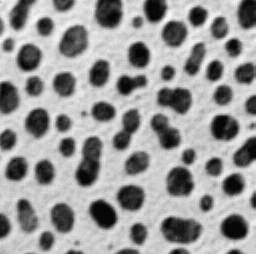
#> input picture Beatriz/blobs.tif, 256 x 254 px, found by its file name
$ jupyter execute --allow-errors ImageAnalysis.ipynb
#> lines starting #> are read from the running program, lines starting #| are printed output that depends on the picture; after the words box and inside, x2 and y2 are one past the last pixel; in counts of white or black regions, pixels touching at a corner belong together
[cell 1]
import numpy as np
import matplotlib.pyplot as plt
from matplotlib.colors import LinearSegmentedColormap
import pandas as pd

[cell 2]
from skimage import data, io, filters, viewer, measure
#from scipy import constants
#from PIL import Image
from skimage.segmentation import clear_border as clear_border
from skimage.measure import label,regionprops

from scipy.ndimage import center_of_mass

[cell 3]
img1 = io.imread('blobs.tif', plugin="tifffile")
#> img1 is the input picture: shape (254, 256); min 8, max 248, mean 103.3
img2 = io.imread('FluorescentCells.tif', plugin="tifffile")
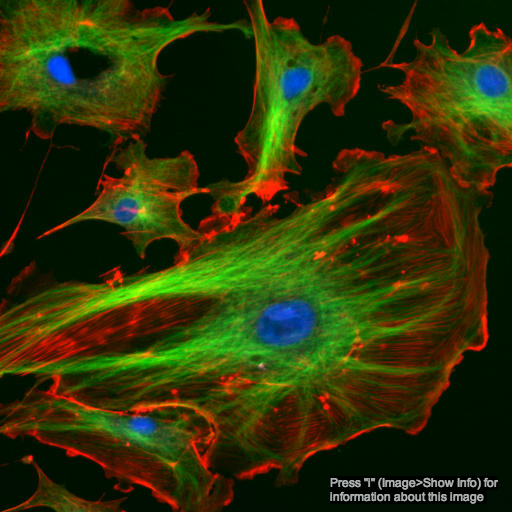
#> input picture Beatriz/FluorescentCells.tif, 512 x 512 px, found by its file name
#> img2 is the input picture: shape (512, 512, 3); mean R, G, B 46.4, 51.1, 7.6
img3 = io.imread('FluorescentCells (2).tif', plugin="tifffile")
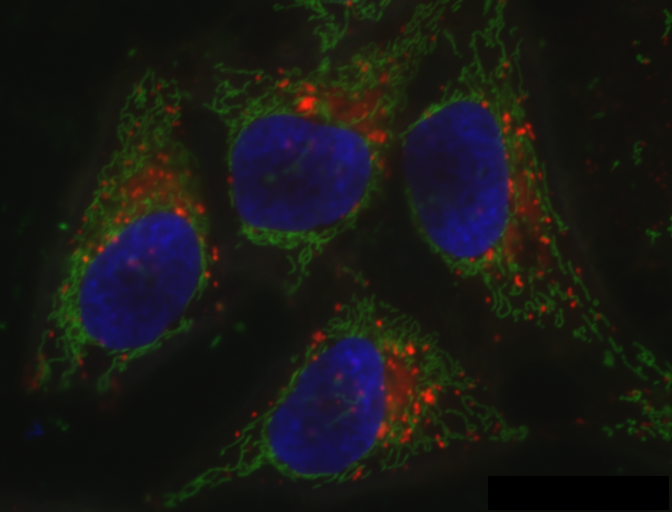
#> input picture Beatriz/FluorescentCells (2).tif, 672 x 512 px, found by its file name
#> img3 is the input picture: shape (512, 672, 3) uint16; mean R, G, B 393.1, 393.3, 357.4

[cell 4]
plt.imshow(img1)

[cell 5]
img2_transpose = np.transpose(img2)

[cell 6]
red = [(0, 0, 0), (1,0,0)]
green= [(0, 0, 0), (0,1,0)]
blue = [(0, 0, 0), (0,0,1)]
yellow = [(0, 0, 0), (1,1,0) ]
magenta = [(0, 0, 0), (1,0,1)]
cyan = [(0, 0, 0), (0,1,1)]
lut_red = LinearSegmentedColormap.from_list("Custom", red, N=256)
lut_green = LinearSegmentedColormap.from_list("Custom", green, N=256)
lut_blue = LinearSegmentedColormap.from_list("Custom", blue, N=256)
lut_cyan = LinearSegmentedColormap.from_list("Custom", cyan, N=256)
lut_magenta = LinearSegmentedColormap.from_list("Custom", magenta, N=256)
lut_yellow = LinearSegmentedColormap.from_list("Custom", yellow, N=256)

[cell 7]
fig, axs = plt.subplots(3)
fig.suptitle('Different channels')
axs[0].imshow(img2_transpose[0], cmap=lut_red)
axs[1].imshow(img2_transpose[1],cmap=lut_green)
axs[2].imshow(img2_transpose[2],cmap=lut_cyan)

[cell 8]
#name of images as the channel
#ch1=img2_transpose[0]
#ch2=img2_transpose[1]
#ch3=img2_transpose[2]

#making arrays with np
ch1array=np.array(img2_transpose[0])
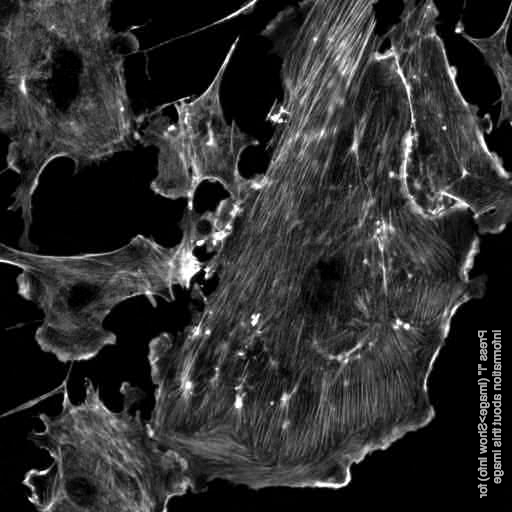
#> ch1array: shape (512, 512); min 0, max 255, mean 46.4
ch2array=np.array(img2_transpose[1])
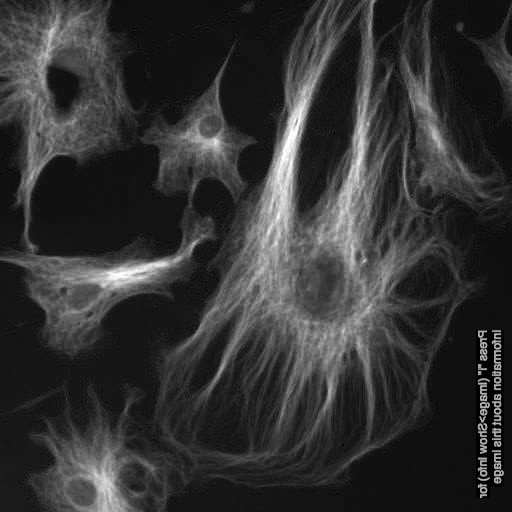
#> ch2array: shape (512, 512); min 0, max 255, mean 51.1
ch3array=np.array(img2_transpose[2])
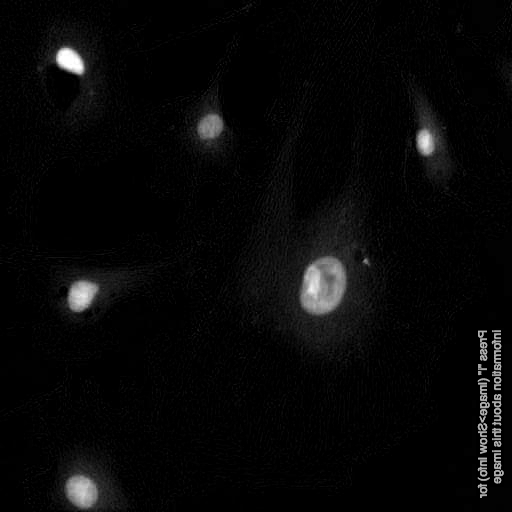
#> ch3array: shape (512, 512); min 0, max 255, mean 7.6

[cell 9]
img2_transpose.shape
#> Out = (3, 512, 512)

[cell 10]
mask=img2_transpose > 50

[cell 11]
fig, axs = plt.subplots(3)
axs[0].pcolormesh(mask[0])
axs[1].pcolormesh(mask[1])
axs[2].pcolormesh(mask[2])

plt.show()

[cell 12]
mask.shape
#> Out = (3, 512, 512)

[cell 13]
# remove objects connected to the border. Remove

mask = np.vectorize(clear_border, signature='(n,m)->(n,m)')(mask)

plt.pcolormesh(mask[2])

plt.show()

[cell 14]
##label the masked sections of code
mask_labeled = np.vectorize(label, signature='(n,m)->(n,m)')(mask)
plt.pcolormesh(mask_labeled[2])
plt.colorbar()
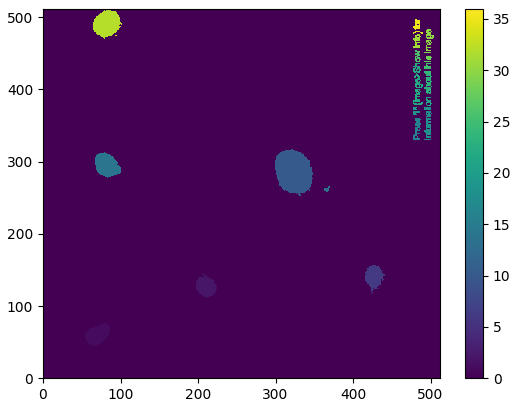
#> figure drawn by matplotlib, 2 panels

[cell 15]
#seperate the sections of channel 3
sl=mask_labeled[2]
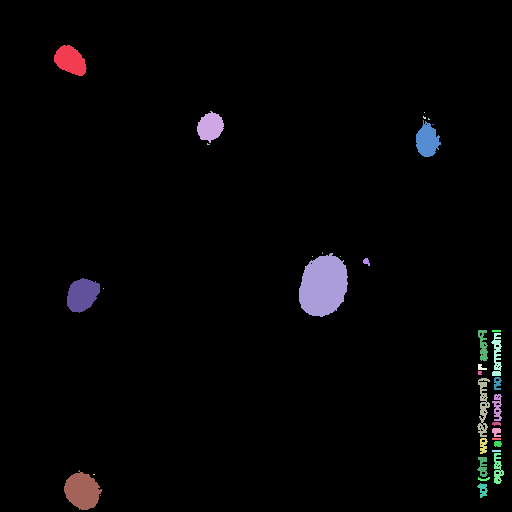
#> sl: shape (512, 512) int32; 37 distinct labels, from 0 to 36; one colour per label, 0 black
rps=regionprops(sl)
#> rps = 36 regions; largest, box (x1, y1, x2, y2) and area: (299, 253, 348, 317) 2379, (64, 470, 102, 510) 1030, (67, 278, 100, 313) 840, (54, 45, 87, 76) 693, (416, 120, 441, 157) 604
areas=[r.area for r in rps]
#> areas = 36 values, max 2379 at index 9, min 1 at index 2, mean 221.6
labels = label(mask[2], background=0) #remove background

[cell 16]
#sort the sections of the channel 3 from largest to smallest sections. This is to keep the largest sections.
idxs=np.argsort(areas)[::-1]
#> idxs = 36 values, max 35 at index 31, min 0 at index 3, mean 17.5
print(idxs)
#| [ 9 31 13  0  5  1 21 17 15 29 22 30 34 25 20 24 27 12 18 33 23 16 28 26
#|  19  3  7  4  6 32  8 35 11 10 14  2]

zero_sl=np.zeros_like(sl)
for i in idxs[:6]:  #add counting algorithm for # of sections!!!!!!!!!!!!!!!!!!!!!!!!!!!!!!!!!!!!!
    zero_sl[tuple(rps[i].coords.T)] = i+1
#> this loop made 6 passes
#> i on passes 1, 2, 3, 4, 6: 9, 31, 13, 0, 1
#> zero_sl: shape (512, 512) int32; 7 distinct labels, from 0 to 32

[cell 17]
np.unique(zero_sl)
#> Out = [0, 1, 2, 6, 10, 14, 32]

[cell 18]
zero_sl[zero_sl>0]=255
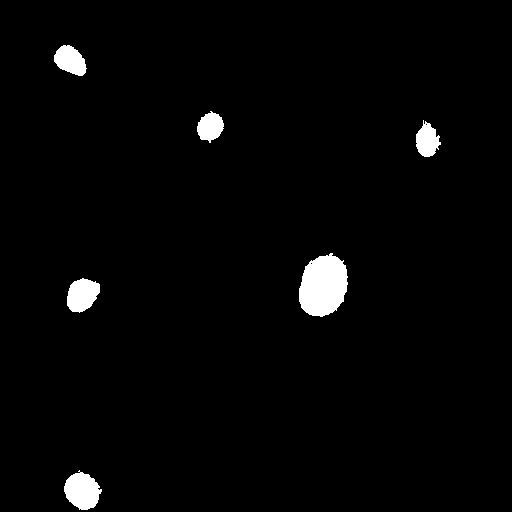
#> zero_sl: shape (512, 512) int32; 2.3% white; 6 white regions, box (x1, y1, x2, y2) and area: (299, 253, 348, 317) 2379, (64, 470, 102, 510) 1030, (67, 278, 100, 313) 840, (54, 45, 87, 76) 693, (416, 120, 441, 157) 604, (197, 111, 224, 143) 587
np.unique(zero_sl)
#> Out = [0, 255]

[cell 19]
plt.imshow(zero_sl)
plt.colorbar()
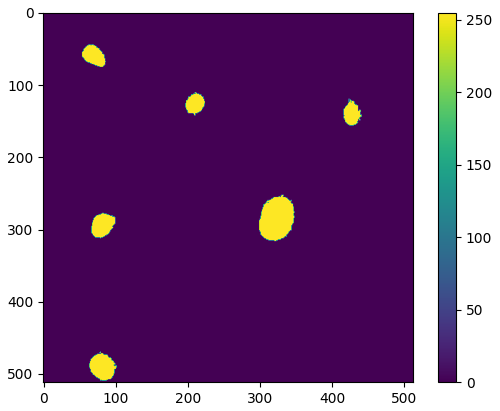
#> figure drawn by matplotlib, 2 panels

[cell 20]
zero_sl.shape
#> Out = (512, 512)

[cell 21]
center_of_mass(labels==6)[0] #Counted sections as 6
#> Out = 140.1

#> (a cell that did not finish here is left out)

[cell 23]
def masking (image):
    mask=image > 50 #set the pixel intensity to a minimum #
    mask = np.vectorize(clear_border, signature='(n,m)->(n,m)')(mask)
    ##label the masked sections of code
    mask_labeled = np.vectorize(label, signature='(n,m)->(n,m)')(mask)
    #seperate the sections of channel 3
    sl=mask_labeled
    rps=regionprops(sl)
#> rps = 349 regions
    areas=[r.area for r in rps]
#> areas = 349 values, max 5895 at index 22, min 1 at index 251, mean 65.53
    labels = label(mask, background=0) #remove background
    #sort the sections of the channel 3 from largest to smallest sections. This is to keep the largest sections.
    idxs=np.argsort(areas)[::-1]
#> idxs = 349 values, max 348 at index 332, min 0 at index 3, mean 174
    #print(idxs)
    zero_sl=np.zeros_like(sl)
    for i in idxs[:6]:  #add counting algorithm for # of sections!!!!!!!!!!!!!!!!!!!!!!!!!!!!!!!!!!!!!
        zero_sl[tuple(rps[i].coords.T)] = i+1
#> this loop made 6 passes


    zero_sl[zero_sl>0]=255 #remove background noise to intensity set to 255

    return (zero_sl)

[cell 24]
masking(img2_transpose)[2]

[cell 25]
plt.imshow(masking(img2_transpose)[2])
#> the loop in masking (call 2), `for i in idxs[:6]:` made 6 passes
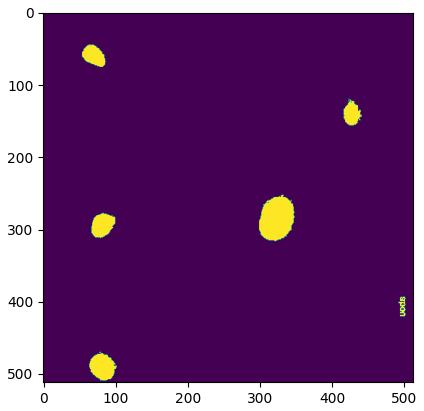
#> figure drawn by matplotlib, 1 panel
